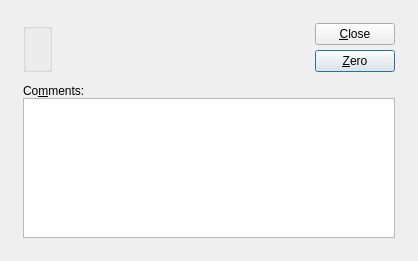
<ui version="4.0" >
 <comment>This file is part of the xTuple ERP: PostBooks Edition, a free and
open source Enterprise Resource Planning software suite,
Copyright (c) 1999-2011 by OpenMFG LLC, d/b/a xTuple.
It is licensed to you under the Common Public Attribution License
version 1.0, the full text of which (including xTuple-specific Exhibits)
is available at www.xtuple.com/CPAL.  By using this software, you agree
to be bound by its terms.</comment>
 <class>zeroUncountedCountTagsByWarehouse</class>
 <widget class="QDialog" name="zeroUncountedCountTagsByWarehouse" >
  <property name="geometry" >
   <rect>
    <x>0</x>
    <y>0</y>
    <width>418</width>
    <height>261</height>
   </rect>
  </property>
  <property name="windowTitle" >
   <string>Zero Uncounted Count Tags by Warehouse</string>
  </property>
  <layout class="QGridLayout" name="gridLayout_2" >
   <item row="0" column="0" >
    <layout class="QGridLayout" name="gridLayout" >
     <property name="margin" >
      <number>12</number>
     </property>
     <property name="spacing" >
      <number>12</number>
     </property>
     <item row="0" column="0" >
      <layout class="QHBoxLayout" name="horizontalLayout" >
       <item>
        <widget class="WarehouseGroup" name="_warehouse" >
         <property name="title" >
          <string/>
         </property>
         <property name="fixedSize" >
          <bool>false</bool>
         </property>
        </widget>
       </item>
       <item>
        <spacer name="Spacer226" >
         <property name="orientation" >
          <enum>Qt::Horizontal</enum>
         </property>
         <property name="sizeType" >
          <enum>QSizePolicy::Expanding</enum>
         </property>
         <property name="sizeHint" stdset="0" >
          <size>
           <width>0</width>
           <height>20</height>
          </size>
         </property>
        </spacer>
       </item>
       <item>
        <layout class="QVBoxLayout" >
         <property name="spacing" >
          <number>5</number>
         </property>
         <item>
          <widget class="QPushButton" name="_close" >
           <property name="text" >
            <string>&amp;Close</string>
           </property>
          </widget>
         </item>
         <item>
          <widget class="QPushButton" name="_zero" >
           <property name="text" >
            <string>&amp;Zero</string>
           </property>
           <property name="default" >
            <bool>true</bool>
           </property>
          </widget>
         </item>
         <item>
          <spacer name="verticalSpacer" >
           <property name="orientation" >
            <enum>Qt::Vertical</enum>
           </property>
           <property name="sizeHint" stdset="0" >
            <size>
             <width>20</width>
             <height>0</height>
            </size>
           </property>
          </spacer>
         </item>
        </layout>
       </item>
      </layout>
     </item>
     <item row="1" column="0" >
      <layout class="QVBoxLayout" >
       <property name="spacing" >
        <number>0</number>
       </property>
       <item>
        <widget class="QLabel" name="_commentsLit" >
         <property name="sizePolicy" >
          <sizepolicy vsizetype="Preferred" hsizetype="Preferred" >
           <horstretch>0</horstretch>
           <verstretch>0</verstretch>
          </sizepolicy>
         </property>
         <property name="minimumSize" >
          <size>
           <width>0</width>
           <height>0</height>
          </size>
         </property>
         <property name="text" >
          <string>Co&amp;mments:</string>
         </property>
         <property name="alignment" >
          <set>Qt::AlignLeading|Qt::AlignLeft|Qt::AlignVCenter</set>
         </property>
         <property name="buddy" >
          <cstring>_comments</cstring>
         </property>
        </widget>
       </item>
       <item>
        <widget class="XTextEdit" name="_comments" />
       </item>
      </layout>
     </item>
    </layout>
   </item>
  </layout>
 </widget>
 <layoutdefault spacing="6" margin="11" />
 <pixmapfunction>qPixmapFromMimeSource</pixmapfunction>
 <customwidgets>
  <customwidget>
   <class>WarehouseGroup</class>
   <extends>QGroupBox</extends>
   <header>warehousegroup.h</header>
   <container>1</container>
  </customwidget>
  <customwidget>
   <class>XTextEdit</class>
   <extends>QTextEdit</extends>
   <header>xtextedit.h</header>
  </customwidget>
 </customwidgets>
 <tabstops>
  <tabstop>_warehouse</tabstop>
  <tabstop>_comments</tabstop>
  <tabstop>_zero</tabstop>
  <tabstop>_close</tabstop>
 </tabstops>
 <resources/>
 <connections>
  <connection>
   <sender>_close</sender>
   <signal>clicked()</signal>
   <receiver>zeroUncountedCountTagsByWarehouse</receiver>
   <slot>reject()</slot>
   <hints>
    <hint type="sourcelabel" >
     <x>20</x>
     <y>20</y>
    </hint>
    <hint type="destinationlabel" >
     <x>20</x>
     <y>20</y>
    </hint>
   </hints>
  </connection>
 </connections>
</ui>
